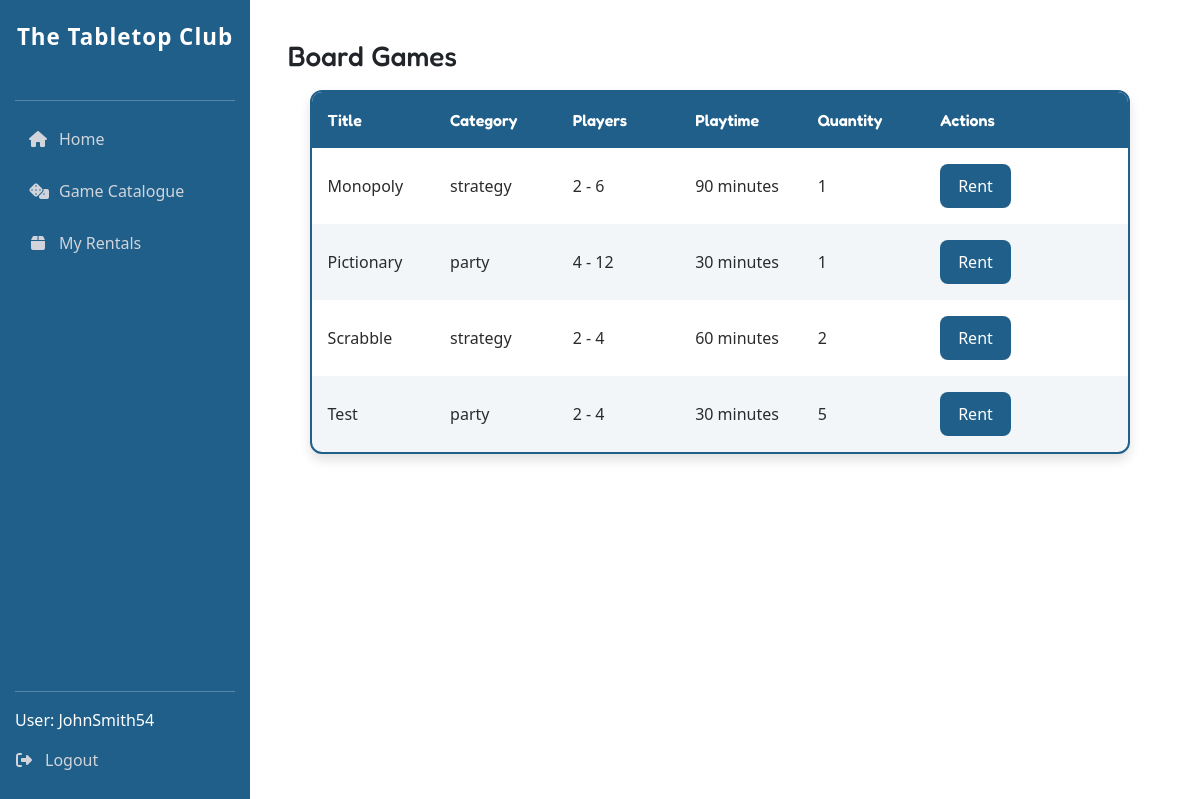
The page /game_catalogue/ (signed in) on the database its author committed.
### tabletop_club_app/models.py (models this page shows, shortened)
class BoardGame(models.Model):
    class Category(models.TextChoices):
        STRATEGY = 'strategy', 'Strategy'
        PARTY = 'party', 'Party'
    title = models.CharField(max_length=100, unique=True,)
    category = models.CharField(max_length=20, choices=Category.choices)
    min_players = models.PositiveIntegerField(validators=[MinValueValidator(1)])
    max_players = models.PositiveIntegerField(validators=[MinValueValidator(1)])
    playtime_minutes = models.PositiveIntegerField(validators=[MinValueValidator(1)])
    quantity = models.PositiveIntegerField(default=1, validators=[MinValueValidator(1)])
    class Meta:
        ordering = ['title']

### tabletop_club_app/views.py (the view)
# urls.py: path('game_catalogue/', views.game_catalogue, name='game_catalogue'),
@login_required
def game_catalogue(request):
    game_list = BoardGame.objects.all().order_by('title')
    return render(request, 'game_catalogue.html', {'games': game_list})

### tabletop_club_app/templates/game_catalogue.html (shortened to what this page needs)
{% extends 'base.html' %}
{% block content %}
<div class="container">
        <div class="board-games">
            <div class="game_header_table d-flex justify-content-between align-items-center flex-wrap gap-2 mb-3">
                <h3 class="mb-0">Board Games</h3>
            </div>
    {% if games %}
        <div class="table-wrapper">
            <table class="table_scroll">
                <thead>
                    <tr>
                        <th>Title</th>
                        <th>Category</th>
                        <th>Players</th>
                        <th>Playtime</th>
                        <th>Quantity</th>
                        <th>Actions</th>
                    </tr>
                </thead>
                <tbody>
                    {% for game in games %}
                        <tr>
                            <td>{{ game.title }}</td>
                            <td>{{ game.category }}</td>
                            <td>{{ game.min_players }} - {{ game.max_players }}</td>
                            <td>{{ game.playtime_minutes }} minutes</td>
                            <td>{{ game.quantity }}</td>
                            <td>
                            {% if user.is_staff %}
                                <a href="{% url 'edit_board_game' game.pk %}" class="btn-primary">Edit</a>
                                <a href="{% url 'delete_board_game' game.pk %}" class="btn-secondary">Delete</a>
                            {% else %}
                                <form method="post" action="{% url 'rent_game' game.id %}">
                                    <button type="submit" class="btn-primary">Rent</button>
                                </form>
                            {% endif %}
                            </td>
                        </tr>
                    {% endfor %}
                    </tbody>
                </table>
            </div>
        {% else %}
            <p class="text-muted mb-0">No games found.</p>
        {% endif %}
        </div>
    </div>
{% endblock %}

### tabletop_club_app/templates/base.html (shortened to what this page needs)
{% load static %}
<!DOCTYPE html>
<html lang="en">
    <head>
        <link rel="stylesheet" href="{% static 'stylesheet.css' %}"/>
        <link href="https://cdn.jsdelivr.net/npm/bootstrap@5.3.0/dist/css/bootstrap.min.css" rel="stylesheet">
    </head>
    <body>
        <div class="container-fluid">
            <div class="row">
                <div class="d-none d-lg-flex p-0">
                    <div class="sidebar-desktop">
                        <div class="sidebar-header">
                            <div class="sidebar-title">The Tabletop Club</div>
                        </div>
                        <hr>
                        <ul class="sidebar-nav">
                            <li>
                                {% if user.is_staff %}
                                <a class="sidebar-link" href="/admin_home">
                                {% else %}
                                <a class="sidebar-link" href="/member_home">
                                {% endif %}
                                    <i class="fa-solid fa-house"></i>
                                    <span>Home</span>
                                </a>
                            </li>
                            <li>
                                <a class="sidebar-link" href="/game_catalogue">
                                    <i class="fa-solid fa-dice"></i>
                                    <span>Game Catalogue</span>
                                </a>
                            </li>
                            {% if not user.is_staff %}
                            <li>
                                <a class="sidebar-link" href="/my_rentals">
                                    <i class="fa-solid fa-box"></i>
                                    <span>My Rentals</span>
                                </a>
                            </li>
                            {% endif %}
                        </ul>
                        <hr>
                        <div class="sidebar-footer">
                        <p>User: {{ request.user.username }}</p>
                        <form method="post" action="{% url 'logout' %}">
                            <button type="submit" class="sidebar-link logout-link logout-button">
                                <i class="fa-solid fa-right-from-bracket"></i>
                                <span>Logout</span>
                            </button>
                        </form>
                    </div>
                    </div>
                </div>
                <div class="main_body col p-4">
                    <div class="container-fluid">
                        <main>
                            {% block content %}{% endblock %}
                        </main>
                    </div>
                </div>
            </div>
        </div>
    </body>
</html>

### tabletop_club_app/static/stylesheet.css (style rules this page uses)
:root { --bg: #F6F3EA; --card: #FFFFFF; --primary: #1F5F8A; --secondary: #6BAED6; --success: #2E8B57; --success-secondary: #246C44; --success-bg: #e6f4ea; --danger: #E63946; --danger-secondary: #C52834; --danger-bg: #ffe5e5; --text: #2B2B2B; --shadow: 0 6px 12px rgba(0,0,0,0.12); }
body { font-family: "Inter", sans-serif; color: var(--text); background: var(--bg); }
h1, h2, h3, h4, h5 { font-family: "Fredoka", sans-serif; font-size: 1.8rem; font-weight: 600; }
.sidebar-desktop, .sidebar-mobile { position: fixed; top: 0; left: 0; height: 100vh; overflow-y: auto; z-index: 1050; }
@media (min-width: 1200px) and (max-width: 1399px) { .sidebar-desktop { width: 280px; } }
@media (min-width: 1200px) and (max-width: 1399px) { .main_body { margin-left: 280px; } }
@media (min-width: 992px) and (max-width: 1200px) { .sidebar-desktop { width: 240px; } }
@media (min-width: 992px) and (max-width: 1200px) { .main_body { margin-left: 240px; } }
.btn-primary { background: var(--primary); color: white; border: none; padding: 10px 18px; border-radius: 8px; font-weight: 500; text-decoration: none; }
.sidebar-desktop { width: 250px; height: 100vh; background: var(--primary); color: white; display: flex; flex-direction: column; padding: 20px 15px; }
.sidebar-header { text-align: center; margin-bottom: 30px; }
.sidebar-title { font-size: 1.4rem; font-weight: 600; letter-spacing: 1px; }
.sidebar-nav { list-style: none; padding: 0; margin: 0; flex-grow: 1; }
.sidebar-link { display: flex; align-items: center; gap: 12px; padding: 10px 14px; margin-bottom: 8px; text-decoration: none; color: #d1d5db; border-radius: 8px; transition: all 0.2s ease; }
.sidebar-link i { width: 18px; text-align: center; }
.sidebar-footer { margin-top: auto; }
.logout-button { background: none; border: none; padding: 0; width: 100%; text-align: left; display: flex; align-items: center; }
.table-wrapper { width: 95%; margin: 0.8rem auto; background-color: var(--card); border: 2px solid var(--primary); border-radius: 12px; box-shadow: var(--shadow); overflow: hidden; }
.table_scroll { overflow: auto; max-height: 60vh; }
.table-wrapper table { width: 100%; min-width: 700px; border-collapse: separate; border-spacing: 0; background-color: transparent; color: var(--text) }
.table-wrapper th, .table-wrapper td { padding: 1rem; text-align: left; vertical-align: middle; min-width: 120px; white-space: nowrap; }
.table-wrapper td { min-height: 36px; }
.table-wrapper th:last-child, .table-wrapper td:last-child { min-width: 200px; }
.table-wrapper thead th { position: sticky; top: 0; z-index: 2; background-color: var(--primary); color: #ffffff; font-family: "Fredoka", sans-serif; font-weight: 600; }
.table-wrapper tbody tr:nth-child(even) td { background-color: rgba(42, 111, 151, 0.06); }

### rows shown on the page
BoardGame: title "Monopoly", category "strategy", min_players "2", max_players "6", playtime_minutes "90", quantity "1"
BoardGame: title "Pictionary", category "party", min_players "4", max_players "12", playtime_minutes "30", quantity "1"
BoardGame: title "Scrabble", category "strategy", min_players "2", max_players "4", playtime_minutes "60", quantity "2"
BoardGame: title "Test", category "party", min_players "2", max_players "4", playtime_minutes "30", quantity "5"

### other values the page prints
{{ request.user.username }} "JohnSmith54"
